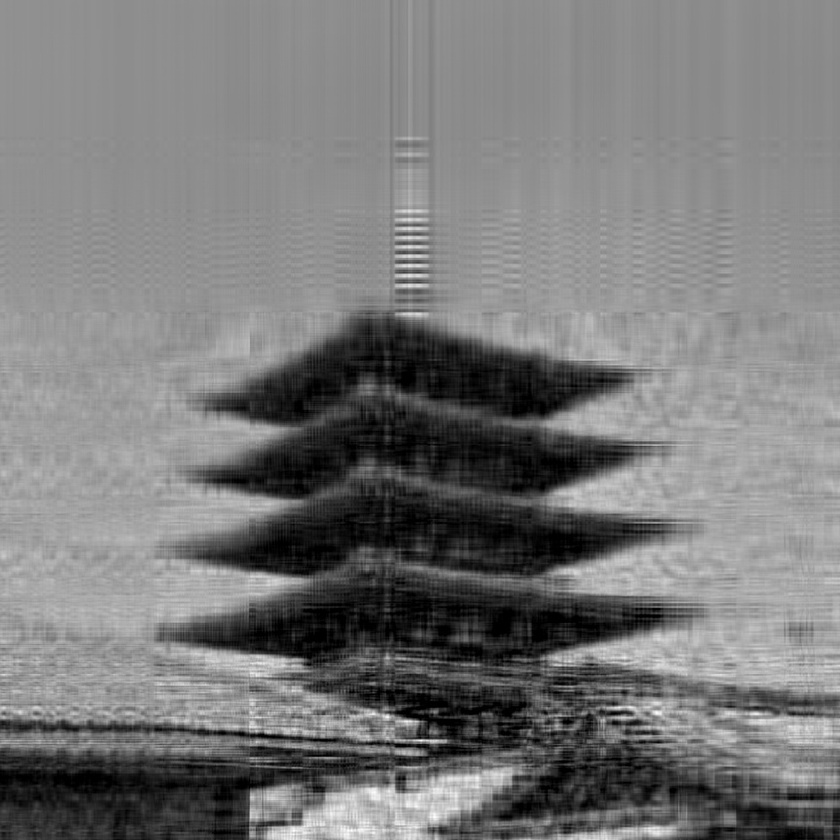
#> input picture python/tokyo_podatki/tokyo_rank15.jpg, 840 x 840 px, shrunk from 1000 x 1000 before the run
$ python make_noise.py
#> lines starting #> are read from the running program, lines starting #| are printed output that depends on the picture
import numpy as np
from PIL import Image

def modify_and_save_image(image_path, percentage, output_img_path, output_txt_path, omega_file, omega_i_file, omega_j_file, values_file):
    # Odpri sivo sliko
#> called with image_path = 'tokyo_podatki/tokyo_rank15.jpg', percentage = 50, output_img_path = 'tokyo_podatki/tokyo_rank15_noise50.jpg', output_txt_path = 'tokyo_podatki/tokyo_rank15_noise50.txt', omega_file = 'tokyo_podatki/omega.txt', omega_i_file = 'tokyo_podatki/omega_i.txt', omega_j_file = 'tokyo_podatki/omega_j.txt', values_file = 'tokyo_podatki/values.txt'
    img = Image.open(image_path).convert('L')  # Zagotovi, da je slika v sivi barvi
#> img is the input picture: PIL image 840x840 L; min 0, max 255, mean 120.6
    matrix = np.array(img)

    # Preveri, da je odstotek med 0 in 100
    if not (0 <= percentage <= 100):
        raise ValueError("Odstotek mora biti med 0 in 100")

    # Pretvori odstotek v delež
    fraction = percentage / 100.0

    # Določi skupno število elementov v matrici
    num_elements = matrix.size
#> num_elements = 705600

    # Izračunaj število elementov, ki jih bomo nastavili na 0
    num_zeros = int(num_elements * fraction)
#> num_zeros = 352800

    # Ustvari seznam indeksov vseh elementov v matrici
    indices = np.arange(num_elements)

    # Naključno premešaj indekse in izberi prvih num_zeros indeksov, ki jih bomo nastavili na 0
    np.random.shuffle(indices)
    zero_indices = indices[:num_zeros]

    # Poenostavi matrico za lažje indeksiranje
    flattened_matrix = matrix.flatten()

    # Nastavi izbrane indekse na 0
    flattened_matrix[zero_indices] = 0

    # Preoblikuj matrico nazaj v njeno izvirno obliko
    modified_matrix = flattened_matrix.reshape(matrix.shape)
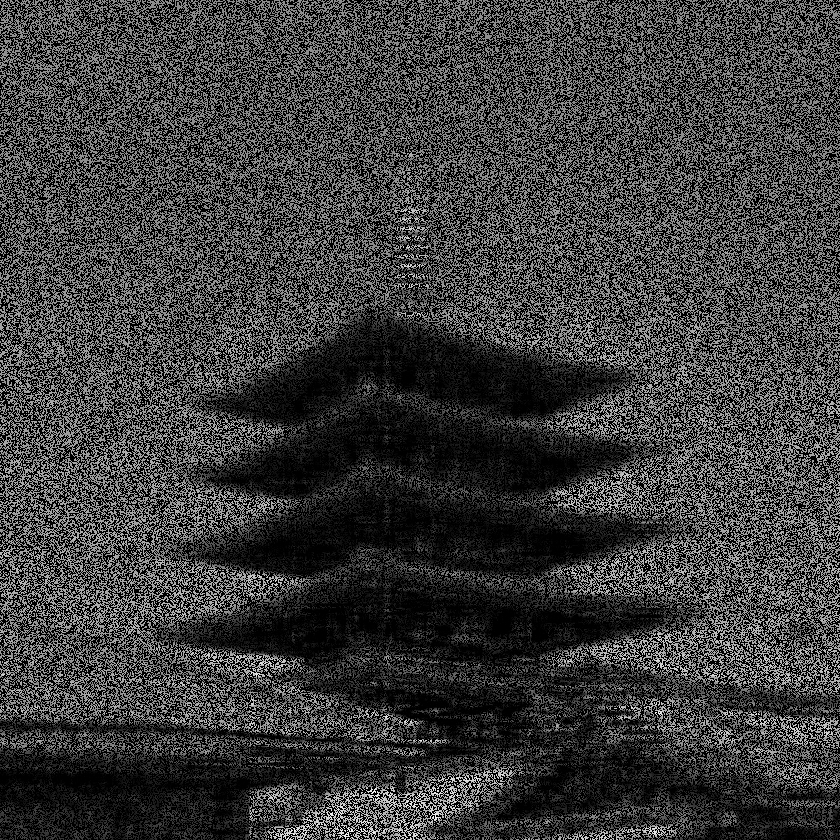
#> modified_matrix: shape (840, 840); min 0, max 255, mean 60.3

    # Pretvori spremenjeno matrico nazaj v sliko
    modified_img = Image.fromarray(modified_matrix.astype(np.uint8))

    # Shrani spremenjeno sliko
    modified_img.save(output_img_path)
    print(f"Spremenjena slika shranjena v {output_img_path}")

    # Shrani spremenjeno matrico v besedilno datoteko
    np.savetxt(output_txt_path, modified_matrix, fmt='%d')
    print(f"Spremenjena matrica shranjena v {output_txt_path}")

    # Izračunaj Omega (indeksi nenicelnih elementov v poenostavljeni matriki)
    non_zero_indices = np.nonzero(flattened_matrix)[0]  # Indeksi nenicelnih elementov

    # Shrani Omega (1-podani indeksi za združljivost)
    np.savetxt(omega_file, non_zero_indices + 1, fmt='%d')  # Pretvori v 1-podane indekse
    print(f"Omega shranjena v {omega_file}")

    # Izračunaj Omega_i in Omega_j
    num_rows, num_cols = matrix.shape
#> num_rows = 840; num_cols = 840
    omega_i, omega_j = np.unravel_index(non_zero_indices, (num_rows, num_cols))

    # Shrani Omega_i (1-podani indeksi za združljivost)
    np.savetxt(omega_i_file, omega_i + 1, fmt='%d')  # Pretvori v 1-podane indekse
    print(f"Omega_i shranjena v {omega_i_file}")

    # Shrani Omega_j (1-podani indeksi za združljivost)
    np.savetxt(omega_j_file, omega_j + 1, fmt='%d')  # Pretvori v 1-podane indekse
    print(f"Omega_j shranjena v {omega_j_file}")

    # Izvleči vrednosti, ki ustrezajo nenicelnim pikslom
    non_zero_values = matrix.flatten()[non_zero_indices]

    # Shrani vrednosti nenicelnih pikslov v besedilno datoteko
    np.savetxt(values_file, non_zero_values, fmt='%d')
    print(f"Vrednosti, ki ustrezajo Omegi, shranjene v {values_file}")

# Primer uporabe
image_path = 'tokyo_podatki/tokyo_rank15.jpg'  # Pot do vaše sive slike
percentage = 50  # Nastavite 50% pikslov na 0
output_img_path = 'tokyo_podatki/tokyo_rank15_noise50.jpg'  # Pot za shranjevanje spremenjene slike
output_txt_path = 'tokyo_podatki/tokyo_rank15_noise50.txt'  # Pot za shranjevanje spremenjene matrice
omega_file = 'tokyo_podatki/omega.txt'  # Pot za shranjevanje Omega
omega_i_file = 'tokyo_podatki/omega_i.txt'  # Pot za shranjevanje Omega_i
omega_j_file = 'tokyo_podatki/omega_j.txt'  # Pot za shranjevanje Omega_j
values_file = 'tokyo_podatki/values.txt'  # Pot za shranjevanje vrednosti nenicelnih pikslov

modify_and_save_image(image_path, percentage, output_img_path, output_txt_path, omega_file, omega_i_file, omega_j_file, values_file)
